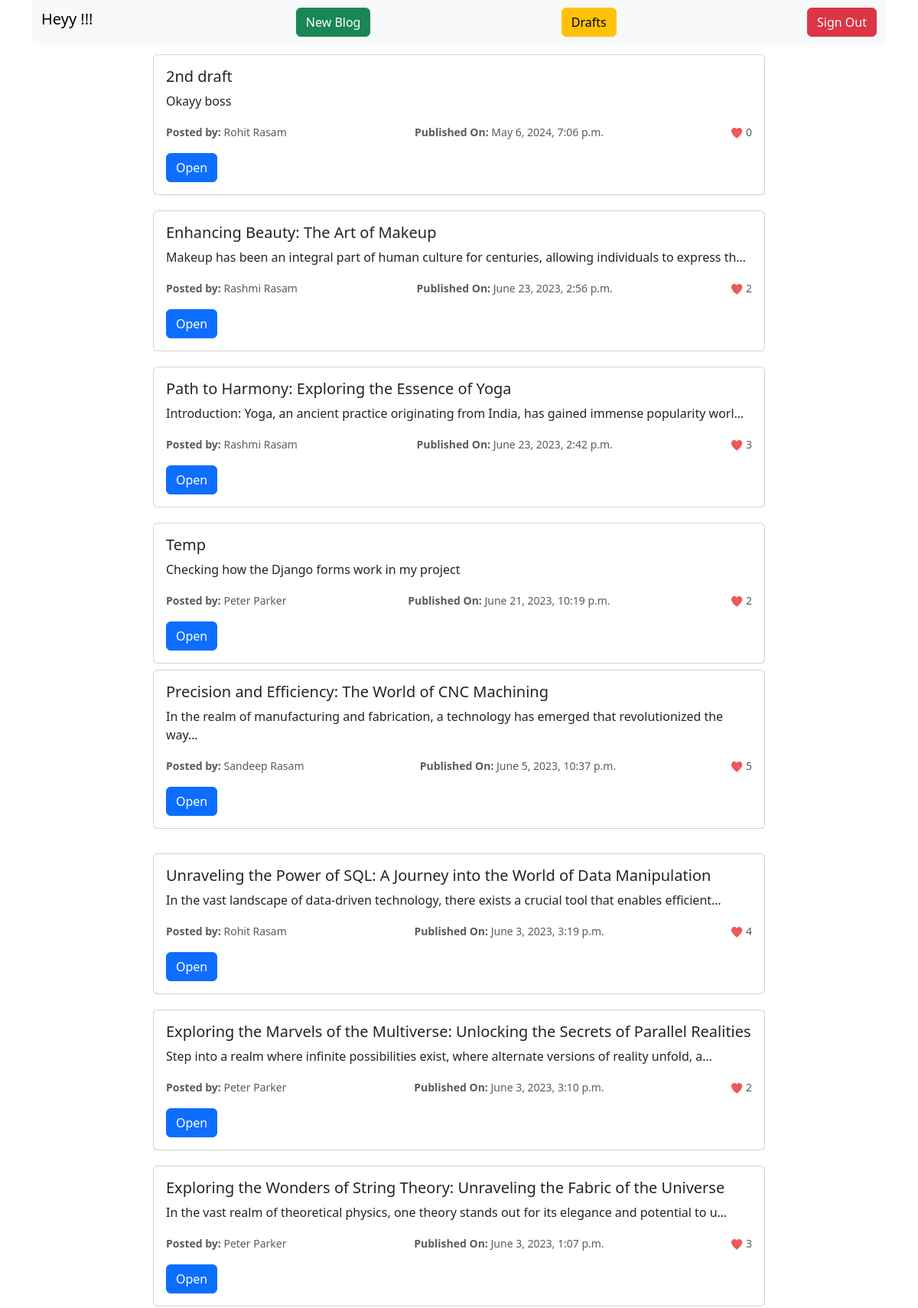
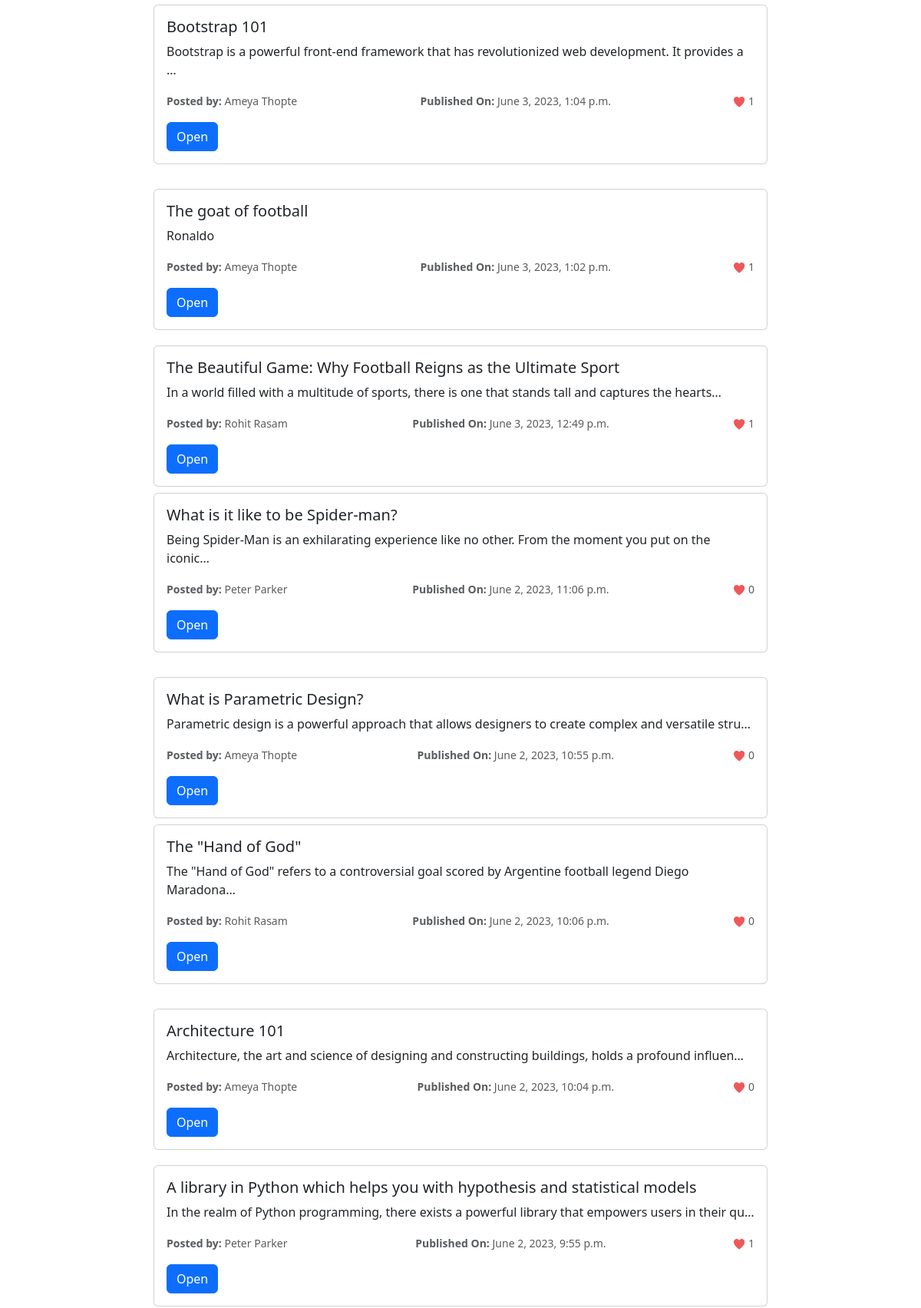
The app's page /main (upper part) with its own data (2 pictures, top to bottom).
### posts/models.py (models this page shows, shortened)
class Post(models.Model):
    id = models.AutoField(primary_key=True, editable=False)
    title = models.CharField(max_length=150, unique=True)
    author = models.ForeignKey(User, on_delete=models.CASCADE, related_name='blogs')
    content = models.TextField(default="")
    creation_date = models.DateTimeField(auto_now_add=True)
    published_date = models.DateTimeField(null=True)
    status = models.IntegerField(choices=STATUS, default=0)
    class Meta:
        ordering = ('-published_date',)
    @property
    def likes(self):
        return Likes.objects.filter(post_id=self).count()

### posts/views.py (the view)
# urls.py: path('main', views.main, name='main'),
def main(request: HttpRequest):
    posts = Post.objects.filter(status=1)
    return render(request, 'main.html', {'posts':posts})

### posts/templates/main.html (shortened to what this page needs)
<!DOCTYPE html>
<html lang="en">
<head>
    <link href="https://cdn.jsdelivr.net/npm/bootstrap@5.3.0/dist/css/bootstrap.min.css" rel="stylesheet">
</head>
<body style="display: flex; flex-direction: column; justify-content: space-between;">
    <div class="container" style="margin-bottom: 5px;">
        <nav class="navbar navbar-expand-lg bg-body-tertiary">
          <div class="container-fluid">
            <h2 class="navbar-brand" >Heyy {{user.first_name}}!!!</h2>
            <a href="/create_blog/{{user.id}}" class="btn btn-success">New Blog</a>
            <a href="/drafts/{{user.id}}" class="btn btn-warning">Drafts</a>
            <a href="/index" class="btn btn-danger" >Sign Out</a>
          </div>
        </nav>
      </div>
    <div class="position-relative" style="margin-top: 80px">
        {% for post in posts %}
        <div class="card position-relative top-50 start-50 translate-middle" style="width: 50rem; margin-top: 20px">
            <div class="card-body">
            <h5 class="card-title">{{post.title}}</h5>
            <p class="card-text">{{post.content | truncatechars:100}}</p>
                <div style="display: flex; flex-direction: row; justify-content: space-between;">
                    <p class="card-text" style="margin-bottom: 2px"><small class="text-body-secondary"><b>Posted by: </b>{{post.author.first_name}} {{post.author.last_name}}</small></p>
                    <p class="card-text"><small class="text-body-secondary"><b>Published On: </b>{{post.published_date}}</small></p>
                    {% load static %}
                    <p class="card-text"><small class="text-body-secondary">
                        <img src="{% static 'heart.png' %}" alt="heart">
                         {{post.likes}}
                        </small></p>
                </div>
            <div style="display: flex; flex-direction: row; justify-content: space-between;">
                <a class="btn btn-primary" href="/blog/{{post.id}}/None">Open</a>
            </div>
            </div>
        </div>
        {% endfor %}
    </div>
</body>
</html>

### records on screen
Post: title "2nd draft", content "Okayy boss", author.first_name "Rohit", author.last_name "Rasam", published_date "May 6, 2024, 7:06 p.m.", likes "0"
Post: title "Enhancing Beauty: The Art of Makeup", content "Makeup has been an integral part of human culture for centuries, allowing individuals to express th…", author.first_name "Rashmi", author.last_name "Rasam", published_date "June 23, 2023, 2:56 p.m.", likes "2"
Post: title "Path to Harmony: Exploring the Essence of Yoga", content "Introduction: Yoga, an ancient practice originating from India, has gained immense popularity worl…", author.first_name "Rashmi", author.last_name "Rasam", published_date "June 23, 2023, 2:42 p.m.", likes "3"
Post: title "Temp", content "Checking how the Django forms work in my project", author.first_name "Peter", author.last_name "Parker", published_date "June 21, 2023, 10:19 p.m.", likes "2"
Post: title "Precision and Efficiency: The World of CNC Machining", content "In the realm of manufacturing and fabrication, a technology has emerged that revolutionized the way…", author.first_name "Sandeep", author.last_name "Rasam", published_date "June 5, 2023, 10:37 p.m.", likes "5"
Post: title "Unraveling the Power of SQL: A Journey into the World of Data Manipulation", content "In the vast landscape of data-driven technology, there exists a crucial tool that enables efficient…", author.first_name "Rohit", author.last_name "Rasam", published_date "June 3, 2023, 3:19 p.m.", likes "4"
Post: title "Exploring the Marvels of the Multiverse: Unlocking the Secrets of Parallel Realities", content "Step into a realm where infinite possibilities exist, where alternate versions of reality unfold, a…", author.first_name "Peter", author.last_name "Parker", published_date "June 3, 2023, 3:10 p.m.", likes "2"
Post: title "Exploring the Wonders of String Theory: Unraveling the Fabric of the Universe", content "In the vast realm of theoretical physics, one theory stands out for its elegance and potential to u…", author.first_name "Peter", author.last_name "Parker", published_date "June 3, 2023, 1:07 p.m.", likes "3"
Post: title "Bootstrap 101", content "Bootstrap is a powerful front-end framework that has revolutionized web development. It provides a …", author.first_name "Ameya", author.last_name "Thopte", published_date "June 3, 2023, 1:04 p.m.", likes "1"
Post: title "The goat of football", content "Ronaldo", author.first_name "Ameya", author.last_name "Thopte", published_date "June 3, 2023, 1:02 p.m.", likes "1"
Post: title "The Beautiful Game: Why Football Reigns as the Ultimate Sport", content "In a world filled with a multitude of sports, there is one that stands tall and captures the hearts…", author.first_name "Rohit", author.last_name "Rasam", published_date "June 3, 2023, 12:49 p.m.", likes "1"
Post: title "What is it like to be Spider-man?", content "Being Spider-Man is an exhilarating experience like no other. From the moment you put on the iconic…", author.first_name "Peter", author.last_name "Parker", published_date "June 2, 2023, 11:06 p.m.", likes "0"
Post: title "What is Parametric Design?", content "Parametric design is a powerful approach that allows designers to create complex and versatile stru…", author.first_name "Ameya", author.last_name "Thopte", published_date "June 2, 2023, 10:55 p.m.", likes "0"
Post: title "The \"Hand of God\"", content "The \"Hand of God\" refers to a controversial goal scored by Argentine football legend Diego Maradona…", author.first_name "Rohit", author.last_name "Rasam", published_date "June 2, 2023, 10:06 p.m.", likes "0"
Post: title "Architecture 101", content "Architecture, the art and science of designing and constructing buildings, holds a profound influen…", author.first_name "Ameya", author.last_name "Thopte", published_date "June 2, 2023, 10:04 p.m.", likes "0"
Post: title "A library in Python which helps you with hypothesis and statistical models", content "In the realm of Python programming, there exists a powerful library that empowers users in their qu…", author.first_name "Peter", author.last_name "Parker", published_date "June 2, 2023, 9:55 p.m.", likes "1"
